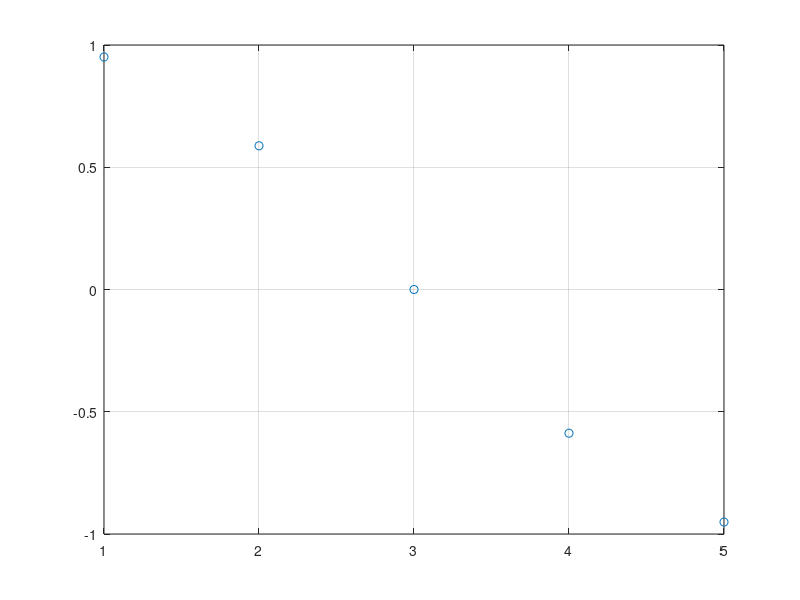
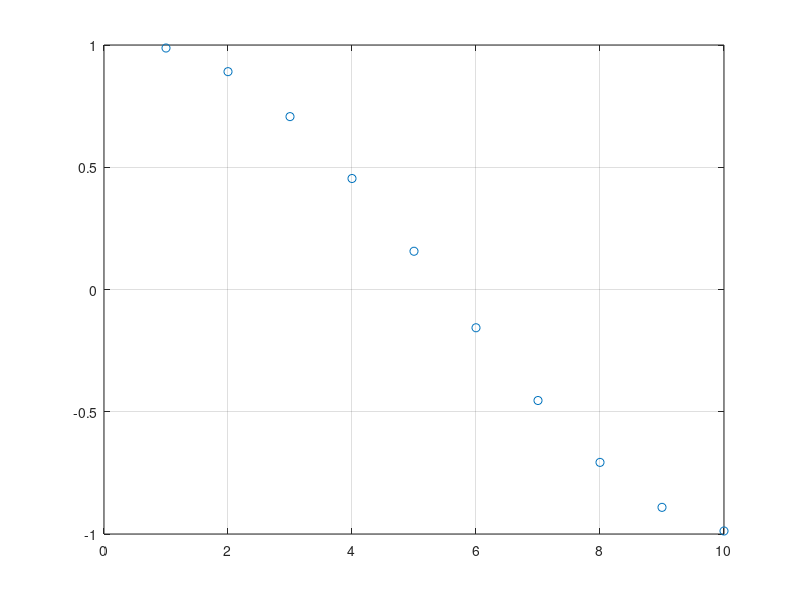
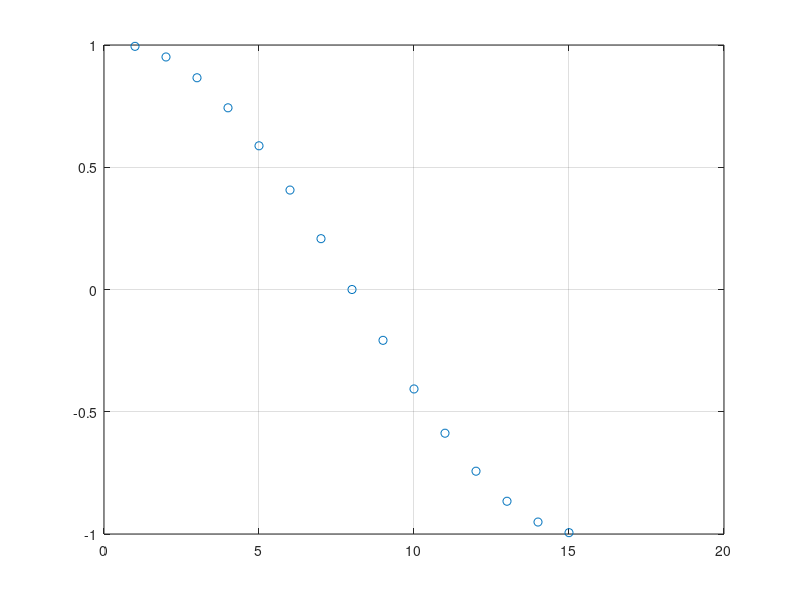
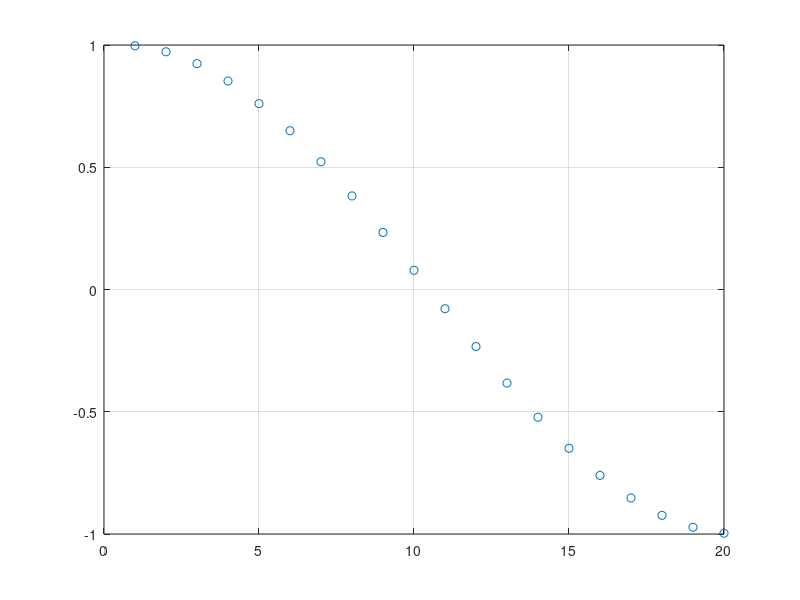

The MATLAB source for these figures, in order:
% Esercizio 04

% Dati
nc = @(n,x) cos((pi*(2*x - 1)) / (2*n));

% Richieste
for n = 5:5:50
    figure(n/5)
    x = 1:n;
    y = nc(n,x);

    plot(x,y,"o")
    grid on
end
